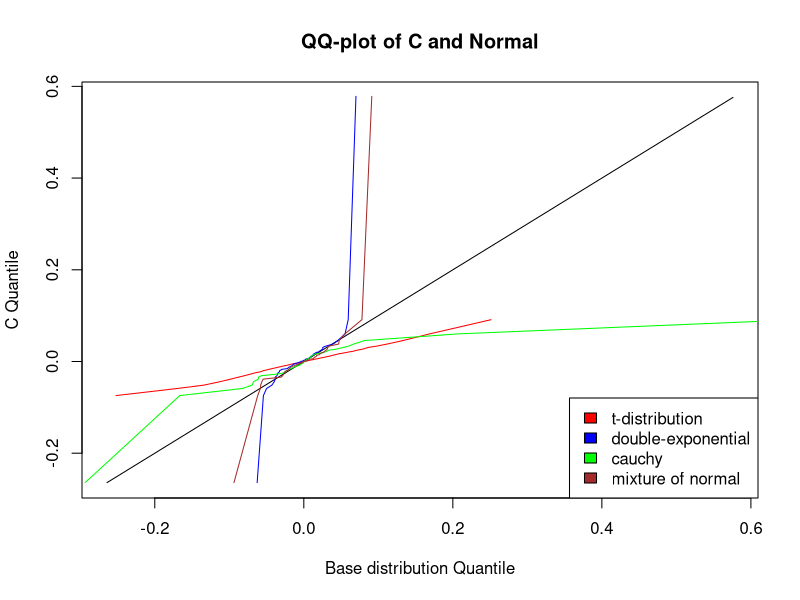

The R script that drew this image: (Note: this script raises an error after producing the figure.)
rm(list = ls())
library(MASS)

ddoublex = function(x, mu = 0, lambda = 1) {
	a = abs(x - mu)
	return (dexp(a, lambda)/2)
}

dmixnorm = function(x, p = 0.5, mu1 = 0, mu2 = 0, sig1 = 1, sig2 = 100) {
	return (p*dnorm(x, mu1, sig1) + (1-p)*dnorm(x, mu2, sig2))
}

rdoublex = function(n, mu = 0, lambda = 1) {
	D = rexp(n, lambda)
	temp = runif(n)
	D[temp > 0.5] = -D[temp > 0.5]
	D = D + mu
	return(D)
}

rmixnorm = function(n, p = 0.5, mu1 = 0, mu2 = 0, sig1 = 1, sig2 = 100) {
	n1 = as.integer(n*p)
	D1 = rnorm(n1, mu1, sig1)
	D2 = rnorm(n - n1, mu2, sig2)
	D = c(D1, D2)
	return(D)
}

d = read.table("d-csp0108.txt", header=TRUE)

names = c('C', 'SP')
cols = c('red', 'blue', 'green', 'brown')
dists = c('t-distribution', 'double-exponential', 'cauchy', 'mixture of normal')

for (k in 2:3) {
	p = seq(0, 1, 0.01)
	Q_data = quantile(d[,k], probs = p)
	mu_d = mean(d[,k])
	sd_d = sd(d[,k])

	refLine = seq(min(Q_data), max(Q_data), 0.01)
	plot(refLine, refLine, main = sprintf("QQ-plot of %s and Normal", names[k-1]), 
		xlab = "Base distribution Quantile", ylab = sprintf("%s Quantile", names[k-1]), col = 'black', type = 'l')	
	
	# t-dist	
	param = fitdistr(d[,k], "t", start = list(m = mu_d, s = sd_d, df=3))#, lower=c(-1, 0.001,1))
	param = param$estimate
	# lines(x, dt((x-mu_d)/sd_d, df=param[3])/sd_d, col = cols[1])
	Q_t = qt(p, df=param[3])*sd_d + mu_d
	lines(Q_t, Q_data, col = cols[1])

	param = fitdistr(d[,k], ddoublex, start = list(mu = 0, lambda = 1))
	param = param$estimate
	# print(param)
	Q_doublex = quantile(rdoublex(length(p), mu = param[1], lambda = param[2]), probs = p)
	lines(Q_doublex, Q_data, col = cols[2])

	param = fitdistr(d[,k], "cauchy", start = list(location = 0, scale = 1))
	param = param$estimate
	Q_cauchy = quantile(rcauchy(length(p), location = param[1], scale = param[2]), probs = p)
	lines(Q_cauchy, Q_data, col = cols[3])

	sd1 = sd_d/2
	pp = 0.7
	param = c(pp, mu_d, mu_d, sd1, ( (sd_d^2 - pp*sd1^2) / (1-pp) )^0.5)
	Q_mixnorm = quantile(rmixnorm(length(p), p = param[1], mu1 = param[2], mu2 = param[3], sig1 = param[4], sig2 = param[5]), probs = p)
	lines(Q_mixnorm, Q_data, col = cols[4])

	legend("bottomright", legend = dists, fill = cols)
	dev.copy(png, sprintf("plots/plotc%d.png", k-1))
	dev.off ()
}